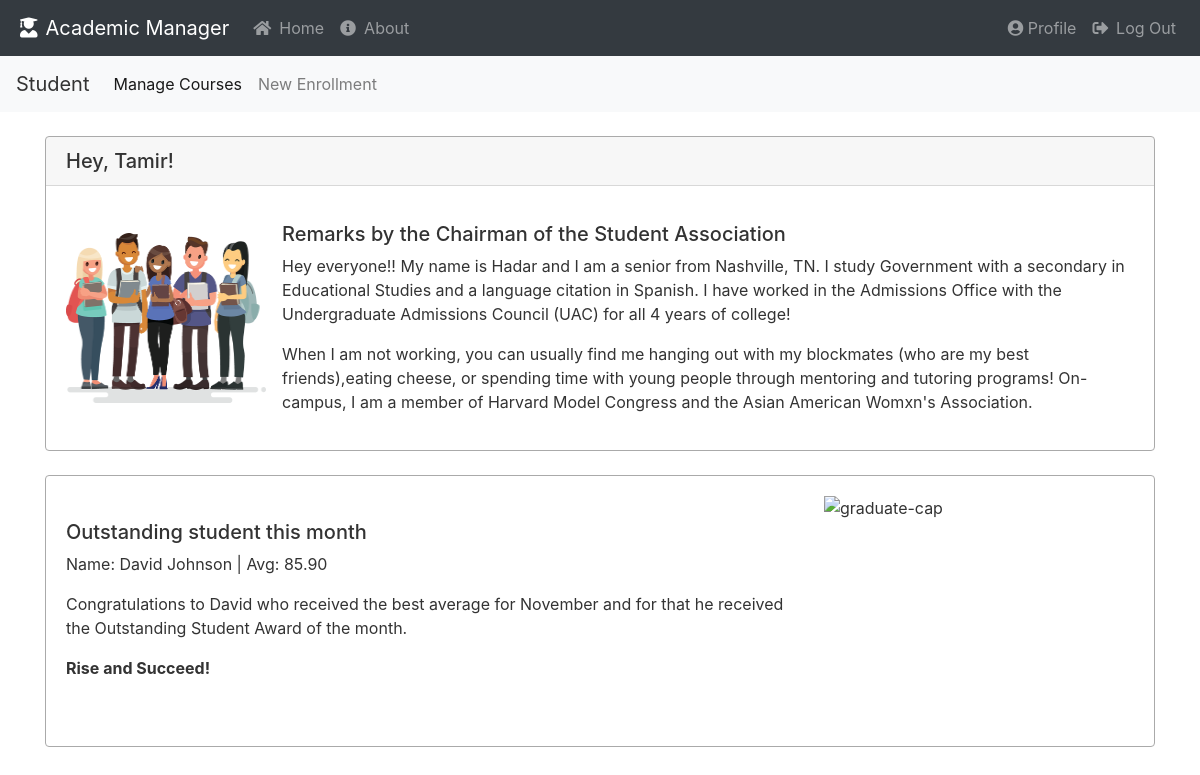
The app's page /home/ (signed in) with its own data.
### academic_manager/models.py (models this page shows, shortened)
class User(db.Model, UserMixin):
    __table_name__ = 'user'
    id = db.Column(db.Integer, primary_key=True)
    email = db.Column(db.String(100), nullable=False, unique=True)
    first_name = db.Column(db.String(30), nullable=False)
    last_name = db.Column(db.String(30), nullable=False)
    password = db.Column(db.String(60), nullable=False)
    profile_img = db.Column(db.String(30), nullable=False, default='default/default.jpg')
    gender = db.Column(db.String(1), nullable=False)  # ['m','f']
    creation_date = db.Column(db.DateTime, nullable=False, default=datetime.now)
    last_seen = db.Column(db.DateTime, nullable=False, default=datetime.now)
    role = db.Column(db.String(100), nullable=False)
    __mapper_args__ = {
        'polymorphic_identity': 'user',
        'polymorphic_on': role
    }
    @property
    def full_name(self):
        return f"{self.first_name.capitalize()} {self.last_name.capitalize()}"
    @property
    def is_admin(self):
        return self.role == 'admin'
    @property
    def is_teacher(self):
        return self.role == 'teacher'
    @property
    def is_student(self):
        return self.role == 'student'

class Enrollment(db.Model):
    id = db.Column(db.Integer, primary_key=True)
    grade = db.Column(db.Integer, nullable=True)
    course_id = db.Column(db.Integer, db.ForeignKey('course.id'), nullable=False)
    student_id = db.Column(db.Integer, db.ForeignKey('student.id'), nullable=False)

### academic_manager/main/routes.py (the view)
@main.route("/")
@main.route("/home/")
def home():
    if current_user.is_authenticated:
        best_student = get_best_student()
        current_date = datetime.now()
        return render_template("home.html", best_student=best_student, current_date=current_date)
    else:
        return render_template("index.html")

### academic_manager/models.py (called while the page is built)
@login_manager.user_loader
def load_user(user_id):
    return User.query.get(user_id)

    def avg(self):
        grade_list = [int(enroll.grade) for enroll in self.enrollment if enroll.grade]
        if grade_list:
            return sum(grade_list) / len(grade_list)
        else:
            return 0

### academic_manager/students/utilities.py (called while the page is built)
def get_best_student(course_id=0):
    if course_id:
        try:
            enrollment_list = Enrollment.query.filter_by(course_id=course_id)
            best_grade_enrollment = max(enrollment_list, key=lambda x: x.grade)
            return best_grade_enrollment.student
        except:
            return None
    else:
        try:
            student_list = Student.query.all()
            return max(student_list, key=lambda x: x.avg())
        except:
            return None

### academic_manager/main/templates/home.html (shortened to what this page needs)
{% extends "base.html" %}
{% block content %}
    <div class="card">
        <h5 class="card-header">Hey, {{ current_user.first_name }}!</h5>
        <div class="card-body">
            <div class="media">
                <img src="{{ url_for('static', filename='/images/813810.png') }}"
                     class="align-self-center mr-3" width="200" height="170" alt="students">
                <div class="media-body">
                    <h5 class="mt-3">Remarks by the Chairman of the Student Association</h5>
                    <p>Hey everyone!! My name is Hadar and I am a senior from Nashville, TN.
                        I study Government with a secondary in Educational Studies and a language citation in Spanish.
                        I have worked in the Admissions Office with the Undergraduate Admissions Council (UAC) for all 4
                        years of college!
                    <p>When I am not working, you can usually find me hanging out with my blockmates (who are my best
                        friends),eating cheese, or spending time with young people through mentoring and tutoring programs!
                        On-campus, I am a member of Harvard Model Congress and the Asian American Womxn's Association.</p>
                </div>
            </div>
        </div>
    </div>
    <br>
    {% if best_student and best_student.avg() > 50 %}
        <div class="card">
            <div class="card-body media">
                <div class="media-body">
                    <h5 class="mt-4">Outstanding student this month</h5>
                    <p>Name: {{ best_student.full_name }} | Avg: {{ '%0.2f' % best_student.avg()|float }}</p>
                    <p>Congratulations to {{ best_student.first_name }} who received the best average for
                        {{ current_date.strftime('%B')}} and for that he received the Outstanding Student
                        Award of the month.</p><strong>Rise and Succeed!</strong>
                </div>
                <img src="{{ url_for('static', filename='/images/graduate-cap.jpg') }}"
                     class="ml-3" width="310" height="230" alt="graduate-cap">
            </div>
        </div>
    {% endif %}
{% endblock %}

### academic_manager/static/styles/main.css (style rules this page uses)
body { background: #ffffff; color: #333333; }
.card { border: 1px solid #aaaaaa; }

### academic_manager/templates/base.html (style rules this page uses)
body { background: #ffffff; color: #333333; }
.card { border: 1px solid #aaaaaa; }

### records on screen
User: first_name "Tamir"
User: full_name "David Johnson", first_name "David"
Enrollment: grade.grade "85.90"
